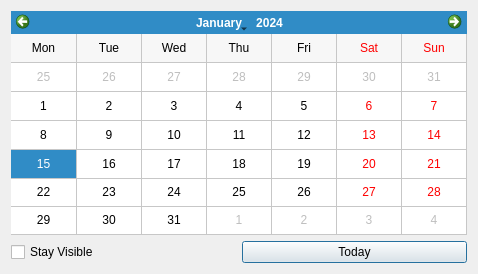
<?xml version="1.0" encoding="UTF-8"?>
<ui version="4.0">
 <class>CalenderWidget</class>
 <widget class="QDialog" name="CalenderWidget">
  <property name="geometry">
   <rect>
    <x>0</x>
    <y>0</y>
    <width>478</width>
    <height>274</height>
   </rect>
  </property>
  <property name="windowTitle">
   <string>Dialog</string>
  </property>
  <layout class="QVBoxLayout" name="verticalLayout">
   <item>
    <widget class="QCalendarWidget" name="calendarWidget">
     <property name="gridVisible">
      <bool>true</bool>
     </property>
     <property name="verticalHeaderFormat">
      <enum>QCalendarWidget::NoVerticalHeader</enum>
     </property>
    </widget>
   </item>
   <item>
    <layout class="QHBoxLayout" name="horizontalLayout">
     <item>
      <widget class="QCheckBox" name="stayVisible">
       <property name="text">
        <string>Stay Visible</string>
       </property>
      </widget>
     </item>
     <item>
      <widget class="QPushButton" name="todayPushButon">
       <property name="text">
        <string>Today</string>
       </property>
      </widget>
     </item>
    </layout>
   </item>
  </layout>
 </widget>
 <resources/>
 <connections/>
</ui>
